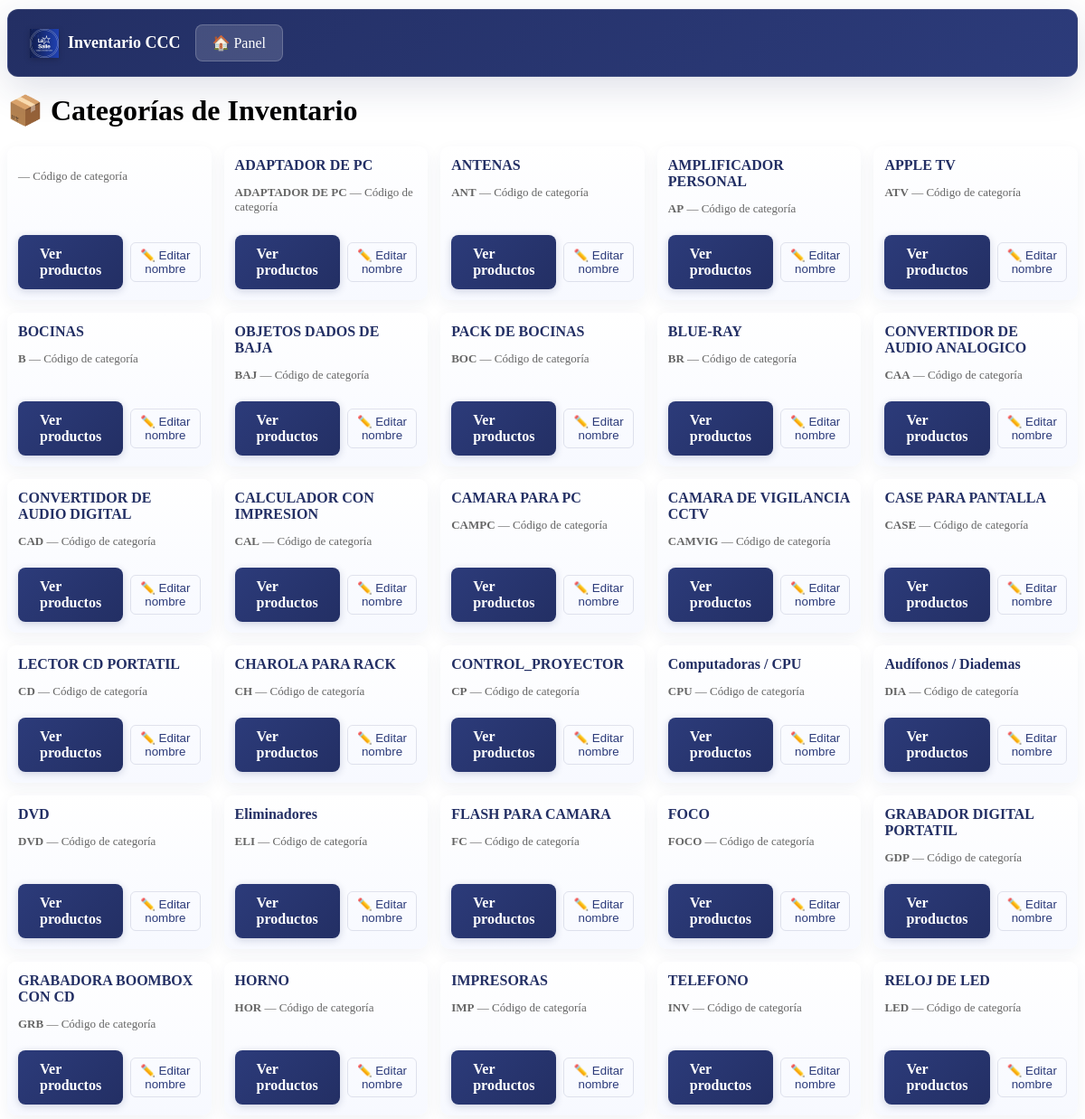
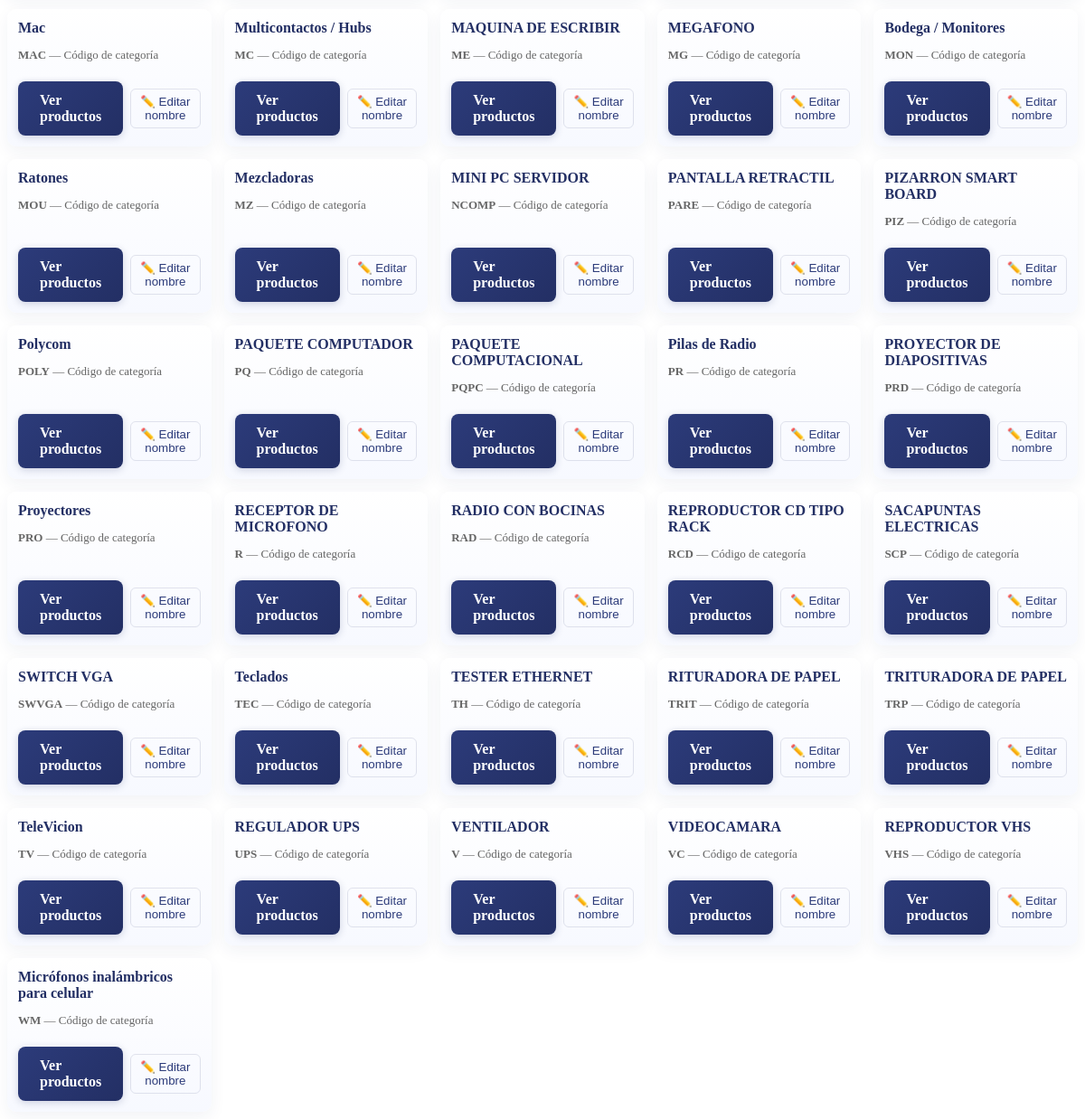
Screenshot of /categorias with the database file from the repository (2 pictures, top to bottom).
### tables this page shows
CREATE TABLE categorias_prefijos (prefijo TEXT PRIMARY KEY, nombre TEXT);

### app.py (the view)
@app.route("/categorias")
def categorias_list():
    categorias_map = {}
    try:
        conn = sqlite3.connect(DB_PATH)
        cur = conn.cursor()
        cur.execute("CREATE TABLE IF NOT EXISTS categorias_prefijos (prefijo TEXT PRIMARY KEY, nombre TEXT)")
        cur.execute("SELECT DISTINCT(CASE WHEN instr(sku,'-')>0 THEN substr(sku,1,instr(sku,'-')-1) ELSE sku END) as pref FROM inventory ORDER BY pref")
        prefs = [r[0] for r in cur.fetchall()]
        cur.execute("SELECT prefijo, nombre FROM categorias_prefijos")
        overrides = {r[0]: r[1] for r in cur.fetchall()}
        conn.close()
        for p in prefs:
            if p in overrides and overrides[p]:
                categorias_map[p] = overrides[p]
            elif p in CATEGORIAS:
                categorias_map[p] = CATEGORIAS[p]
            else:
                categorias_map[p] = p
    except Exception:
        categorias_map = CATEGORIAS
    return render_template("categorias_list.html", categorias=categorias_map)

### templates/categorias_list.html (shortened to what this page needs)
<!DOCTYPE html>
<html lang="es">
<head>
    <link rel="stylesheet" href="{{ url_for('static', filename='css/admin.css') }}">
</head>
<body>
    <div class="toolbar">
        <div class="left">
            <div class="ls-badge">
                <img src="{{ url_for('static', filename='images/CCClogo.jpg') }}" alt="logo">
                <div>Inventario CCC</div>
            </div>
        </div>
        <div class="right">
            <a href="{{ url_for('admin') }}">🏠 Panel</a>
        </div>
    </div>
    <h1 style="margin-top:6px">📦 Categorías de Inventario</h1>
    <div class="categories-container">
        {% for prefijo, nombre in categorias.items() %}
        <div class="category-card">
            <div>
                <h3 id="name_{{ prefijo }}">{{ nombre }}</h3>
                <p><strong>{{ prefijo }}</strong> — Código de categoría</p>
            </div>
            <div class="category-actions">
                <a class="btn-primary" href="{{ url_for('productos_por_categoria', prefijo=prefijo) }}">Ver productos</a>
                <button class="btn-ghost" onclick="editCategory('{{ prefijo }}')">✏️ Editar nombre</button>
            </div>
        </div>
        {% endfor %}
    </div>
</body>
</html>

### static/css/admin.css (style rules this page uses)
:root { --ls-blue: #232f64; --ls-blue-2: #2c3b7a; --ls-blue-dark: #1a2450; --ls-blue-light: #f0f2fa; --accent: #b91f31; --accent-dark: #9a1a28; --muted: #666; --muted-light: #888; --card-bg: #ffffff; --border-radius: 12px; --shadow-soft: 0 4px 20px rgba(35, 47, 100, 0.08); --shadow-medium: 0 8px 30px rgba(35, 47, 100, 0.12); --shadow-strong: 0 12px 40px rgba(35, 47, 100, 0.15); --transition: all 0.3s cubic-bezier(0.25, 0.8, 0.25, 1); }
* { box-sizing: border-box; }
.toolbar { position: sticky; top: 10px; background: linear-gradient(135deg, var(--ls-blue), var(--ls-blue-2)); color: white; padding: 16px 24px; border-radius: var(--border-radius); display: flex; gap: 16px; align-items: center; z-index: 100; box-shadow: var(--shadow-strong); backdrop-filter: blur(10px); margin-bottom: 20px; transition: var(--transition); border: 1px solid rgba(255, 255, 255, 0.1); }
.toolbar .left, .toolbar .right { display: flex; align-items: center; gap: 12px; }
.toolbar a, .toolbar button { background: rgba(255, 255, 255, 0.15); color: white; border: 1px solid rgba(255, 255, 255, 0.2); padding: 10px 18px; border-radius: 8px; text-decoration: none; cursor: pointer; font-weight: 500; transition: var(--transition); display: flex; align-items: center; gap: 6px; position: relative; overflow: hidden; }
.toolbar a::before, .toolbar button::before { content: ''; position: absolute; top: 0; left: -100%; width: 100%; height: 100%; background: linear-gradient(90deg, transparent, rgba(255, 255, 255, 0.2), transparent); transition: left 0.5s; }
.ls-badge { display: flex; gap: 10px; align-items: center; font-weight: 700; color: white; font-size: 18px; text-shadow: 0 1px 2px rgba(0, 0, 0, 0.1); }
.ls-badge img { height: 32px; filter: drop-shadow(0 2px 3px rgba(0, 0, 0, 0.2)); }
.categories-container { display: grid; grid-template-columns: repeat(auto-fit, minmax(220px, 1fr)); gap: 14px; margin-top: 12px; }
.category-card { background: linear-gradient(180deg, #ffffff, #f7f9ff); border-radius: 10px; padding: 12px; box-shadow: 0 6px 18px rgba(35, 47, 100, 0.06); display: flex; flex-direction: column; gap: 8px; justify-content: space-between; }
.category-card h3 { margin: 0; color: var(--ls-blue); font-size: 16px; }
.category-card p { color: var(--muted); font-size: 13px; }
.category-actions { display: flex; gap: 8px; align-items: center; }
.btn-ghost { background: transparent; border: 1px solid rgba(35, 47, 100, 0.12); color: var(--ls-blue-2); padding: 6px 10px; border-radius: 6px; text-decoration: none; }
.btn-primary { background: var(--ls-blue-2); color: white; padding: 8px 12px; border-radius: 6px; text-decoration: none; }
.btn-primary { background: linear-gradient(135deg, var(--ls-blue-2), var(--ls-blue)); color: white; border: none; padding: 12px 24px; border-radius: 8px; cursor: pointer; font-weight: 600; transition: var(--transition); box-shadow: 0 2px 8px rgba(35, 47, 100, 0.2); }
.table-wrap, .form-card, .toolbar { animation: fadeIn 0.5s ease-out; }

### rows the page displays
categorias_prefijos: nombre "ANTENAS", prefijo "ANT"
categorias_prefijos: nombre "AMPLIFICADOR PERSONAL", prefijo "AP"
categorias_prefijos: nombre "APPLE TV", prefijo "ATV"
categorias_prefijos: nombre "BOCINAS", prefijo "B"
categorias_prefijos: nombre "OBJETOS DADOS DE BAJA", prefijo "BAJ"
categorias_prefijos: nombre "PACK DE BOCINAS", prefijo "BOC"
categorias_prefijos: nombre "BLUE-RAY", prefijo "BR"
categorias_prefijos: nombre "CONVERTIDOR DE AUDIO ANALOGICO", prefijo "CAA"
categorias_prefijos: nombre "CONVERTIDOR DE AUDIO DIGITAL", prefijo "CAD"
categorias_prefijos: nombre "CALCULADOR CON IMPRESION", prefijo "CAL"
categorias_prefijos: nombre "CAMARA PARA PC", prefijo "CAMPC"
categorias_prefijos: nombre "CAMARA DE VIGILANCIA CCTV", prefijo "CAMVIG"
categorias_prefijos: nombre "CASE PARA PANTALLA", prefijo "CASE"
categorias_prefijos: nombre "LECTOR CD PORTATIL", prefijo "CD"
categorias_prefijos: nombre "CHAROLA PARA RACK", prefijo "CH"
categorias_prefijos: nombre "CONTROL_PROYECTOR", prefijo "CP"
categorias_prefijos: nombre "FLASH PARA CAMARA", prefijo "FC"
categorias_prefijos: nombre "GRABADOR DIGITAL PORTATIL", prefijo "GDP"
categorias_prefijos: nombre "GRABADORA BOOMBOX CON CD", prefijo "GRB"
categorias_prefijos: nombre "HORNO", prefijo "HOR"
categorias_prefijos: nombre "IMPRESORAS", prefijo "IMP"
categorias_prefijos: nombre "TELEFONO", prefijo "INV"
categorias_prefijos: nombre "RELOJ DE LED", prefijo "LED"
categorias_prefijos: nombre "MAQUINA DE ESCRIBIR", prefijo "ME"
categorias_prefijos: nombre "MEGAFONO", prefijo "MG"
categorias_prefijos: nombre "MINI PC SERVIDOR", prefijo "NCOMP"
categorias_prefijos: nombre "PANTALLA RETRACTIL", prefijo "PARE"
categorias_prefijos: nombre "PIZARRON SMART BOARD", prefijo "PIZ"
categorias_prefijos: nombre "PAQUETE COMPUTADOR", prefijo "PQ"
categorias_prefijos: nombre "PAQUETE COMPUTACIONAL", prefijo "PQPC"
categorias_prefijos: nombre "PROYECTOR DE DIAPOSITIVAS", prefijo "PRD"
categorias_prefijos: nombre "RECEPTOR DE MICROFONO", prefijo "R"
categorias_prefijos: nombre "RADIO CON BOCINAS", prefijo "RAD"
categorias_prefijos: nombre "REPRODUCTOR CD TIPO RACK", prefijo "RCD"
categorias_prefijos: nombre "SACAPUNTAS ELECTRICAS", prefijo "SCP"
categorias_prefijos: nombre "SWITCH VGA", prefijo "SWVGA"
categorias_prefijos: nombre "TESTER ETHERNET", prefijo "TH"
categorias_prefijos: nombre "RITURADORA DE PAPEL", prefijo "TRIT"
categorias_prefijos: nombre "TRITURADORA DE PAPEL", prefijo "TRP"
categorias_prefijos: nombre "TeleVicion", prefijo "TV"
categorias_prefijos: nombre "REGULADOR UPS", prefijo "UPS"
categorias_prefijos: nombre "VENTILADOR", prefijo "V"
categorias_prefijos: nombre "VIDEOCAMARA", prefijo "VC"
categorias_prefijos: nombre "REPRODUCTOR VHS", prefijo "VHS"
categorias_prefijos: nombre "Micrófonos inalámbricos para celular", prefijo "WM"

### other values shown
{{ nombre }} "ADAPTADOR DE PC" "Computadoras / CPU" "Audífonos / Diademas" "DVD" "Eliminadores" "FOCO" "Mac" "Multicontactos / Hubs" "Bodega / Monitores" "Ratones" "Mezcladoras" "Polycom" "Pilas de Radio" "Proyectores" "Teclados"
{{ prefijo }} "ADAPTADOR DE PC" "CPU" "DIA" "DVD" "ELI" "FOCO" "MAC" "MC" "MON" "MOU" "MZ" "POLY" "PR" "PRO" "TEC"
